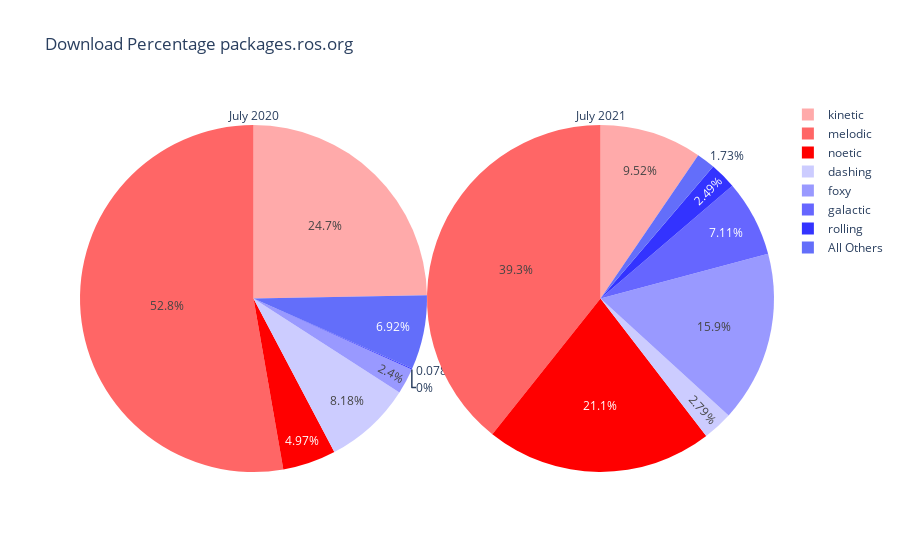

Source (notebook cell):
### Code cell
from plotly import tools
import plotly.offline as py
import plotly.graph_objs as go

temp = distro_df[distro_df["2021"]>1]
leftovers = distro_df[distro_df["2021"]<1]

all_other_2021 = leftover["2021"].sum()
all_other_2020 = leftover["2020"].sum()
new_row = pd.DataFrame(data=[{"name":"All Others","2021":all_other_2021,"2020":all_other_2020}])
print(new_row)
temp = pd.concat([temp, new_row], ignore_index=True)

colors ={"noetic": 'rgba(255,0,0,0.4)',
         "melodic": 'rgba(255,0,0,0.4)',
         "kinetic": 'rgba(255,0,0,0.4)',
         "dashing": 'rgba(255,0,0,0.4)',
         "eloquent": 'rgba(255,0,0,0.4)',
         "foxy": 'rgba(255,0,0,0.4)',
         "galactic": 'rgba(255,0,0,0.4)',
         "rolling": 'rgba(255,0,0,0.4)',
        }

trace1 = go.Pie(values= temp["2020"], labels = temp["name"],domain=dict(x=[0, 0.5]),title="July 2020", sort=False)
trace2 = go.Pie(values= temp["2021"], labels = temp["name"],domain=dict(x=[0.5,1.0]),title="July 2021",sort=False )
layout = go.Layout(title="Download Percentage from packages.ros.org")
data = [trace1,trace2]
fig = go.Figure(data=data, layout=layout)
fig.update_traces(marker=dict(colors=['#FFAAAA','#FF6666','#FF0000','#CCCCFF','#9999FF','#6666FF','#3333FF']))

fig.show()

### Figure 1 — Plotly figure (JSON) as saved in the notebook; plotly's stock layout.template omitted (floating-point values rounded to 4 significant figures)
{"data": [{"domain": {"x": [0, 0.5]}, "labels": ["kinetic", "melodic", "noetic", "dashing", "foxy", "galactic", "rolling", "All Others"], "marker": {"colors": ["#FFAAAA", "#FF6666", "#FF0000", "#CCCCFF", "#9999FF", "#6666FF", "#3333FF"]}, "sort": false, "title": {"text": "July 2020"}, "type": "pie", "values": [22.04, 47.06, 4.43, 7.3, 2.14, 0, 0.07, 6.17]}, {"domain": {"x": [0.5, 1]}, "labels": ["kinetic", "melodic", "noetic", "dashing", "foxy", "galactic", "rolling", "All Others"], "marker": {"colors": ["#FFAAAA", "#FF6666", "#FF0000", "#CCCCFF", "#9999FF", "#6666FF", "#3333FF"]}, "sort": false, "title": {"text": "July 2021"}, "type": "pie", "values": [8.54, 35.24, 18.97, 2.5, 14.29, 6.38, 2.23, 1.55]}], "layout": {"title": {"text": "Download Percentage packages.ros.org"}}}
